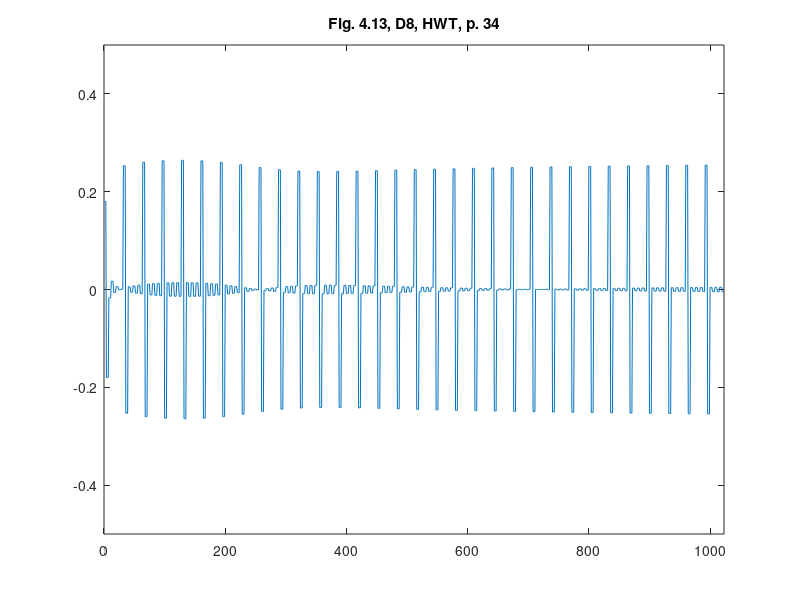

Write the MATLAB code that produced this figure.
%% ========================================================================
%% Programmatic octave notes on "Ripples in Mathematics" by A. Jensen
%% and A. la Cour-Harbo written with a deep gratitude to the authors for
%% this wonderful text. 
%% 
%% Reconstruction of graphs in Figure 4.13, top, p.34, Ch 04, D8, HWT
%%
%% Author: Vladimir Kulyukin
%% 
%% NB: I have tested this code in Octave 4.
%% =========================================================================
t = [0:1023];

y_fig_4_13_d8_p34 = [
0.1799552232039107
0.1799552232039107
0.1799552232039107
0.1799552232039107
-0.1799552232039107
-0.1799552232039107
-0.1799552232039107
-0.1799552232039107
-0.016892061650047415
-0.016892061650047415
-0.016892061650047415
-0.016892061650047415
0.016892061650047415
0.016892061650047415
0.016892061650047415
0.016892061650047415
-0.006097172353865531
-0.006097172353865531
-0.006097172353865531
-0.006097172353865531
0.006097172353865531
0.006097172353865531
0.006097172353865531
0.006097172353865531
-5.302201058859922E-4
-5.302201058859922E-4
-5.302201058859922E-4
-5.302201058859922E-4
5.302201058859922E-4
5.302201058859922E-4
5.302201058859922E-4
5.302201058859922E-4
0.2530123996171966
0.2530123996171966
0.2530123996171966
0.2530123996171966
-0.2530123996171966
-0.2530123996171966
-0.2530123996171966
-0.2530123996171966
0.00552056289589009
0.00552056289589009
0.00552056289589009
0.00552056289589009
-0.00552056289589009
-0.00552056289589009
-0.00552056289589009
-0.00552056289589009
0.007414170490715908
0.007414170490715908
0.007414170490715908
0.007414170490715908
-0.007414170490715908
-0.007414170490715908
-0.007414170490715908
-0.007414170490715908
0.008904247750109893
0.008904247750109893
0.008904247750109893
0.008904247750109893
-0.008904247750109893
-0.008904247750109893
-0.008904247750109893
-0.008904247750109893
0.2601085024944357
0.2601085024944357
0.2601085024944357
0.2601085024944357
-0.2601085024944357
-0.2601085024944357
-0.2601085024944357
-0.2601085024944357
0.011097069839485052
0.011097069839485052
0.011097069839485052
0.011097069839485052
-0.011097069839485052
-0.011097069839485052
-0.011097069839485052
-0.011097069839485052
0.01191335502218138
0.01191335502218138
0.01191335502218138
0.01191335502218138
-0.01191335502218138
-0.01191335502218138
-0.01191335502218138
-0.01191335502218138
0.012584540611368485
0.012584540611368485
0.012584540611368485
0.012584540611368485
-0.012584540611368485
-0.012584540611368485
-0.012584540611368485
-0.012584540611368485
0.2631273109364242
0.2631273109364242
0.2631273109364242
0.2631273109364242
-0.2631273109364242
-0.2631273109364242
-0.2631273109364242
-0.2631273109364242
0.013551179482633622
0.013551179482633622
0.013551179482633622
0.013551179482633622
-0.013551179482633622
-0.013551179482633622
-0.013551179482633622
-0.013551179482633622
0.013860546554516294
0.013860546554516294
0.013860546554516294
0.013860546554516294
-0.013860546554516294
-0.013860546554516294
-0.013860546554516294
-0.013860546554516294
0.014056065141060002
0.014056065141060002
0.014056065141060002
0.014056065141060002
-0.014056065141060002
-0.014056065141060002
-0.014056065141060002
-0.014056065141060002
0.26413563446753885
0.26413563446753885
0.26413563446753885
0.26413563446753885
-0.26413563446753885
-0.26413563446753885
-0.26413563446753885
-0.26413563446753885
0.014095210890538055
0.014095210890538055
0.014095210890538055
0.014095210890538055
-0.014095210890538055
-0.014095210890538055
-0.014095210890538055
-0.014095210890538055
0.013929555478740556
0.013929555478740556
0.013929555478740556
0.013929555478740556
-0.013929555478740556
-0.013929555478740556
-0.013929555478740556
-0.013929555478740556
0.013632994659859256
0.013632994659859256
0.013632994659859256
0.013632994659859256
-0.013632994659859256
-0.013632994659859256
-0.013632994659859256
-0.013632994659859256
0.2632002383528937
0.2632002383528937
0.2632002383528937
0.2632002383528937
-0.2632002383528937
-0.2632002383528937
-0.2632002383528937
-0.2632002383528937
0.012627270224377372
0.012627270224377372
0.012627270224377372
0.012627270224377372
-0.012627270224377372
-0.012627270224377372
-0.012627270224377372
-0.012627270224377372
0.011912292749924112
0.011912292749924112
0.011912292749924112
0.011912292749924112
-0.011912292749924112
-0.011912292749924112
-0.011912292749924112
-0.011912292749924112
0.011056674948370938
0.011056674948370938
0.011056674948370938
0.011056674948370938
-0.011056674948370938
-0.011056674948370938
-0.011056674948370938
-0.011056674948370938
0.2600658160642332
0.2600658160642332
0.2600658160642332
0.2600658160642332
-0.2600658160642332
-0.2600658160642332
-0.2600658160642332
-0.2600658160642332
0.008949810877667585
0.008949810877667585
0.008949810877667585
0.008949810877667585
-0.008949810877667585
-0.008949810877667585
-0.008949810877667585
-0.008949810877667585
0.007723791080693
0.007723791080693
0.007723791080693
0.007723791080693
-0.007723791080693
-0.007723791080693
-0.007723791080693
-0.007723791080693
0.0064078315060826395
0.0064078315060826395
0.0064078315060826395
0.0064078315060826395
-0.0064078315060826395
-0.0064078315060826395
-0.0064078315060826395
-0.0064078315060826395
0.25502635492495035
0.25502635492495035
0.25502635492495035
0.25502635492495035
-0.25502635492495035
-0.25502635492495035
-0.25502635492495035
-0.25502635492495035
0.003607041274694336
0.003607041274694336
0.003607041274694336
0.003607041274694336
-0.003607041274694336
-0.003607041274694336
-0.003607041274694336
-0.003607041274694336
0.0021793329571289104
0.0021793329571289104
0.0021793329571289104
0.0021793329571289104
-0.0021793329571289104
-0.0021793329571289104
-0.0021793329571289104
-0.0021793329571289104
7.727058636341378E-4
7.727058636341378E-4
7.727058636341378E-4
7.727058636341378E-4
-7.727058636341378E-4
-7.727058636341378E-4
-7.727058636341378E-4
-7.727058636341378E-4
0.24941492363586912
0.24941492363586912
0.24941492363586912
0.24941492363586912
-0.24941492363586912
-0.24941492363586912
-0.24941492363586912
-0.24941492363586912
-0.0018695044332582237
-0.0018695044332582237
-0.0018695044332582237
-0.0018695044332582237
0.0018695044332582237
0.0018695044332582237
0.0018695044332582237
0.0018695044332582237
-0.003060484484527452
-0.003060484484527452
-0.003060484484527452
-0.003060484484527452
0.003060484484527452
0.003060484484527452
0.003060484484527452
0.003060484484527452
-0.004143016488189749
-0.004143016488189749
-0.004143016488189749
-0.004143016488189749
0.004143016488189749
0.004143016488189749
0.004143016488189749
0.004143016488189749
0.2448926252334221
0.2448926252334221
0.2448926252334221
0.2448926252334221
-0.2448926252334221
-0.2448926252334221
-0.2448926252334221
-0.2448926252334221
-0.005948850818901423
-0.005948850818901423
-0.005948850818901423
-0.005948850818901423
0.005948850818901423
0.005948850818901423
0.005948850818901423
0.005948850818901423
-0.006667168112833035
-0.006667168112833035
-0.006667168112833035
-0.006667168112833035
0.006667168112833035
0.006667168112833035
0.006667168112833035
0.006667168112833035
-0.007265697596596169
-0.007265697596596169
-0.007265697596596169
-0.007265697596596169
0.007265697596596169
0.007265697596596169
0.007265697596596169
0.007265697596596169
0.24224940433183773
0.24224940433183773
0.24224940433183773
0.24224940433183773
-0.24224940433183773
-0.24224940433183773
-0.24224940433183773
-0.24224940433183773
-0.00812996239810082
-0.00812996239810082
-0.00812996239810082
-0.00812996239810082
0.00812996239810082
0.00812996239810082
0.00812996239810082
0.00812996239810082
-0.008413086861613654
-0.008413086861613654
-0.008413086861613654
-0.008413086861613654
0.008413086861613654
0.008413086861613654
0.008413086861613654
0.008413086861613654
-0.00860981633668406
-0.00860981633668406
-0.00860981633668406
-0.00860981633668406
0.00860981633668406
0.00860981633668406
0.00860981633668406
0.00860981633668406
0.24126993845172434
0.24126993845172434
0.24126993845172434
0.24126993845172434
-0.24126993845172434
-0.24126993845172434
-0.24126993845172434
-0.24126993845172434
-0.008783432835139325
-0.008783432835139325
-0.008783432835139325
-0.008783432835139325
0.008783432835139325
0.008783432835139325
0.008783432835139325
0.008783432835139325
-0.00877899179430766
-0.00877899179430766
-0.00877899179430766
-0.00877899179430766
0.00877899179430766
0.00877899179430766
0.00877899179430766
0.00877899179430766
-0.008725098254441952
-0.008725098254441952
-0.008725098254441952
-0.008725098254441952
0.008725098254441952
0.008725098254441952
0.008725098254441952
0.008725098254441952
0.2413706683383727
0.2413706683383727
0.2413706683383727
0.2413706683383727
-0.2413706683383727
-0.2413706683383727
-0.2413706683383727
-0.2413706683383727
-0.008498467588730711
-0.008498467588730711
-0.008498467588730711
-0.008498467588730711
0.008498467588730711
0.008498467588730711
0.008498467588730711
0.008498467588730711
-0.008338492903019383
-0.008338492903019383
-0.008338492903019383
-0.008338492903019383
0.008338492903019383
0.008338492903019383
0.008338492903019383
0.008338492903019383
-0.008154646323878354
-0.008154646323878354
-0.008154646323878354
-0.008154646323878354
0.008154646323878354
0.008154646323878354
0.008154646323878354
0.008154646323878354
0.24204852582518388
0.24204852582518388
0.24204852582518388
0.24204852582518388
-0.24204852582518388
-0.24204852582518388
-0.24204852582518388
-0.24204852582518388
-0.007732893824739683
-0.007732893824739683
-0.007732893824739683
-0.007732893824739683
0.007732893824739683
0.007732893824739683
0.007732893824739683
0.007732893824739683
-0.0075022595270944886
-0.0075022595270944886
-0.0075022595270944886
-0.0075022595270944886
0.0075022595270944886
0.0075022595270944886
0.0075022595270944886
0.0075022595270944886
-0.007262427102404432
-0.007262427102404432
-0.007262427102404432
-0.007262427102404432
0.007262427102404432
0.007262427102404432
0.007262427102404432
0.007262427102404432
0.24298418477948827
0.24298418477948827
0.24298418477948827
0.24298418477948827
-0.24298418477948827
-0.24298418477948827
-0.24298418477948827
-0.24298418477948827
-0.006764461993797431
-0.006764461993797431
-0.006764461993797431
-0.006764461993797431
0.006764461993797431
0.006764461993797431
0.006764461993797431
0.006764461993797431
-0.006510076264782726
-0.006510076264782726
-0.006510076264782726
-0.006510076264782726
0.006510076264782726
0.006510076264782726
0.006510076264782726
0.006510076264782726
-0.006254083427005007
-0.006254083427005007
-0.006254083427005007
-0.006254083427005007
0.006254083427005007
0.006254083427005007
0.006254083427005007
0.006254083427005007
0.2440023340871665
0.2440023340871665
0.2440023340871665
0.2440023340871665
-0.2440023340871665
-0.2440023340871665
-0.2440023340871665
-0.2440023340871665
-0.005741798660754526
-0.005741798660754526
-0.005741798660754526
-0.005741798660754526
0.005741798660754526
0.005741798660754526
0.005741798660754526
0.005741798660754526
-0.00548727997227566
-0.00548727997227566
-0.00548727997227566
-0.00548727997227566
0.00548727997227566
0.00548727997227566
0.00548727997227566
0.00548727997227566
-0.005234758210948375
-0.005234758210948375
-0.005234758210948375
-0.005234758210948375
0.005234758210948375
0.005234758210948375
0.005234758210948375
0.005234758210948375
0.24501524519789258
0.24501524519789258
0.24501524519789258
0.24501524519789258
-0.24501524519789258
-0.24501524519789258
-0.24501524519789258
-0.24501524519789258
-0.004737683975353567
-0.004737683975353567
-0.004737683975353567
-0.004737683975353567
0.004737683975353567
0.004737683975353567
0.004737683975353567
0.004737683975353567
-0.004493869662064386
-0.004493869662064386
-0.004493869662064386
-0.004493869662064386
0.004493869662064386
0.004493869662064386
0.004493869662064386
0.004493869662064386
-0.004253559923746985
-0.004253559923746985
-0.004253559923746985
-0.004253559923746985
0.004253559923746985
0.004253559923746985
0.004253559923746985
0.004253559923746985
0.2459830607518601
0.2459830607518601
0.2459830607518601
0.2459830607518601
-0.2459830607518601
-0.2459830607518601
-0.2459830607518601
-0.2459830607518601
-0.0037841390113442226
-0.0037841390113442226
-0.0037841390113442226
-0.0037841390113442226
0.0037841390113442226
0.0037841390113442226
0.0037841390113442226
0.0037841390113442226
-0.0035552463675577735
-0.0035552463675577735
-0.0035552463675577735
-0.0035552463675577735
0.0035552463675577735
0.0035552463675577735
0.0035552463675577735
0.0035552463675577735
-0.003330311794118967
-0.003330311794118967
-0.003330311794118967
-0.003330311794118967
0.003330311794118967
0.003330311794118967
0.003330311794118967
0.003330311794118967
0.246890644511056
0.246890644511056
0.246890644511056
0.246890644511056
-0.246890644511056
-0.246890644511056
-0.246890644511056
-0.246890644511056
-0.0028923727901687397
-0.0028923727901687397
-0.0028923727901687397
-0.0028923727901687397
0.0028923727901687397
0.0028923727901687397
0.0028923727901687397
0.0028923727901687397
-0.002679338763802885
-0.002679338763802885
-0.002679338763802885
-0.002679338763802885
0.002679338763802885
0.002679338763802885
0.002679338763802885
0.002679338763802885
-0.002470212084237921
-0.002470212084237921
-0.002470212084237921
-0.002470212084237921
0.002470212084237921
0.002470212084237921
0.002470212084237921
0.002470212084237921
0.24773506168572487
0.24773506168572487
0.24773506168572487
0.24773506168572487
-0.24773506168572487
-0.24773506168572487
-0.24773506168572487
-0.24773506168572487
-0.0020634526756728717
-0.0020634526756728717
-0.0020634526756728717
-0.0020634526756728717
0.0020634526756728717
0.0020634526756728717
0.0020634526756728717
0.0020634526756728717
-0.0018656823877333248
-0.0018656823877333248
-0.0018656823877333248
-0.0018656823877333248
0.0018656823877333248
0.0018656823877333248
0.0018656823877333248
0.0018656823877333248
-0.0016715486399252464
-0.0016715486399252464
-0.0016715486399252464
-0.0016715486399252464
0.0016715486399252464
0.0016715486399252464
0.0016715486399252464
0.0016715486399252464
0.24851903174530607
0.24851903174530607
0.24851903174530607
0.24851903174530607
-0.24851903174530607
-0.24851903174530607
-0.24851903174530607
-0.24851903174530607
-0.0012938550882085618
-0.0012938550882085618
-0.0012938550882085618
-0.0012938550882085618
0.0012938550882085618
0.0012938550882085618
0.0012938550882085618
0.0012938550882085618
-0.001110121209656478
-0.001110121209656478
-0.001110121209656478
-0.001110121209656478
0.001110121209656478
0.001110121209656478
0.001110121209656478
0.001110121209656478
-9.296778936191962E-4
-9.296778936191962E-4
-9.296778936191962E-4
-9.296778936191962E-4
9.296778936191962E-4
9.296778936191962E-4
9.296778936191962E-4
9.296778936191962E-4
0.24924756354508645
0.24924756354508645
0.24924756354508645
0.24924756354508645
-0.24924756354508645
-0.24924756354508645
-0.24924756354508645
-0.24924756354508645
-5.783089508889504E-4
-5.783089508889504E-4
-5.783089508889504E-4
-5.783089508889504E-4
5.783089508889504E-4
5.783089508889504E-4
5.783089508889504E-4
5.783089508889504E-4
-4.072087724756867E-4
-4.072087724756867E-4
-4.072087724756867E-4
-4.072087724756867E-4
4.072087724756867E-4
4.072087724756867E-4
4.072087724756867E-4
4.072087724756867E-4
-2.3905114211431042E-4
-2.3905114211431042E-4
-2.3905114211431042E-4
-2.3905114211431042E-4
2.3905114211431042E-4
2.3905114211431042E-4
2.3905114211431042E-4
2.3905114211431042E-4
0.24992624646596456
0.24992624646596456
0.24992624646596456
0.24992624646596456
-0.24992624646596456
-0.24992624646596456
-0.24992624646596456
-0.24992624646596456
8.876396990920019E-5
8.876396990920019E-5
8.876396990920019E-5
8.876396990920019E-5
-8.876396990920019E-5
-8.876396990920019E-5
-8.876396990920019E-5
-8.876396990920019E-5
2.485783775807437E-4
2.485783775807437E-4
2.485783775807437E-4
2.485783775807437E-4
-2.485783775807437E-4
-2.485783775807437E-4
-2.485783775807437E-4
-2.485783775807437E-4
4.057635273947423E-4
4.057635273947423E-4
4.057635273947423E-4
4.057635273947423E-4
-4.057635273947423E-4
-4.057635273947423E-4
-4.057635273947423E-4
-4.057635273947423E-4
0.25056038986439316
0.25056038986439316
0.25056038986439316
0.25056038986439316
-0.25056038986439316
-0.25056038986439316
-0.25056038986439316
-0.25056038986439316
7.125242444354639E-4
7.125242444354639E-4
7.125242444354639E-4
7.125242444354639E-4
-7.125242444354639E-4
-7.125242444354639E-4
-7.125242444354639E-4
-7.125242444354639E-4
8.622297603878558E-4
8.622297603878558E-4
8.622297603878558E-4
8.622297603878558E-4
-8.622297603878558E-4
-8.622297603878558E-4
-8.622297603878558E-4
-8.622297603878558E-4
0.0010095655850351768
0.0010095655850351768
0.0010095655850351768
0.0010095655850351768
-0.0010095655850351768
-0.0010095655850351768
-0.0010095655850351768
-0.0010095655850351768
0.2511545868261383
0.2511545868261383
0.2511545868261383
0.2511545868261383
-0.2511545868261383
-0.2511545868261383
-0.2511545868261383
-0.2511545868261383
0.0012973443896799883
0.0012973443896799883
0.0012973443896799883
0.0012973443896799883
-0.0012973443896799883
-0.0012973443896799883
-0.0012973443896799883
-0.0012973443896799883
0.0014378848478440174
0.0014378848478440174
0.0014378848478440174
0.0014378848478440174
-0.0014378848478440174
-0.0014378848478440174
-0.0014378848478440174
-0.0014378848478440174
0.0015762503087125566
0.0015762503087125566
0.0015762503087125566
0.0015762503087125566
-0.0015762503087125566
-0.0015762503087125566
-0.0015762503087125566
-0.0015762503087125566
0.251712478285035
0.251712478285035
0.251712478285035
0.251712478285035
-0.251712478285035
-0.251712478285035
-0.251712478285035
-0.251712478285035
0.0018466015597482506
0.0018466015597482506
0.0018466015597482506
0.0018466015597482506
-0.0018466015597482506
-0.0018466015597482506
-0.0018466015597482506
-0.0018466015597482506
0.0019786480461891904
0.0019786480461891904
0.0019786480461891904
0.0019786480461891904
-0.0019786480461891904
-0.0019786480461891904
-0.0019786480461891904
-0.0019786480461891904
0.002108640641192316
0.002108640641192316
0.002108640641192316
0.002108640641192316
-0.002108640641192316
-0.002108640641192316
-0.002108640641192316
-0.002108640641192316
0.2522365970694623
0.2522365970694623
0.2522365970694623
0.2522365970694623
-0.2522365970694623
-0.2522365970694623
-0.2522365970694623
-0.2522365970694623
0.002362529717803263
0.002362529717803263
0.002362529717803263
0.002362529717803263
-0.002362529717803263
-0.002362529717803263
-0.002362529717803263
-0.002362529717803263
0.002486445457959951
0.002486445457959951
0.002486445457959951
0.002486445457959951
-0.002486445457959951
-0.002486445457959951
-0.002486445457959951
-0.002486445457959951
0.002608345456974692
0.002608345456974692
0.002608345456974692
0.002608345456974692
-0.002608345456974692
-0.002608345456974692
-0.002608345456974692
-0.002608345456974692
0.2527282249741321
0.2527282249741321
0.2527282249741321
0.2527282249741321
-0.2527282249741321
-0.2527282249741321
-0.2527282249741321
-0.2527282249741321
0.0028460731437003335
0.0028460731437003335
0.0028460731437003335
0.0028460731437003335
-0.0028460731437003335
-0.0028460731437003335
-0.0028460731437003335
-0.0028460731437003335
0.0029618727428522003
0.0029618727428522003
0.0029618727428522003
0.0029618727428522003
-0.0029618727428522003
-0.0029618727428522003
-0.0029618727428522003
-0.0029618727428522003
0.0030755999442991784
0.0030755999442991784
0.0030755999442991784
0.0030755999442991784
-0.0030755999442991784
-0.0030755999442991784
-0.0030755999442991784
-0.0030755999442991784
0.25318722405336846
0.25318722405336846
0.25318722405336846
0.25318722405336846
-0.25318722405336846
-0.25318722405336846
-0.25318722405336846
-0.25318722405336846
0.003296707229440365
0.003296707229440365
0.003296707229440365
0.003296707229440365
-0.003296707229440365
-0.003296707229440365
-0.003296707229440365
-0.003296707229440365
0.003404004191901566
0.003404004191901566
0.003404004191901566
0.003404004191901566
-0.003404004191901566
-0.003404004191901566
-0.003404004191901566
-0.003404004191901566
0.003509061911016075
0.003509061911016075
0.003509061911016075
0.003509061911016075
-0.003509061911016075
-0.003509061911016075
-0.003509061911016075
-0.003509061911016075
0.2536118192844168
0.2536118192844168
0.2536118192844168
0.2536118192844168
-0.2536118192844168
-0.2536118192844168
-0.2536118192844168
-0.2536118192844168
0.003712206800256356
0.003712206800256356
0.003712206800256356
0.003712206800256356
-0.003712206800256356
-0.003712206800256356
-0.003712206800256356
-0.003712206800256356
0.00381014618844111
0.00381014618844111
0.00381014618844111
0.00381014618844111
-0.00381014618844111
-0.00381014618844111
-0.00381014618844111
-0.00381014618844111
0.003905550061812423
0.003905550061812423
0.003905550061812423
0.003905550061812423
-0.003905550061812423
-0.003905550061812423
-0.003905550061812423
-0.003905550061812423
0.2539983215496592
0.2539983215496592
0.2539983215496592
0.2539983215496592
-0.2539983215496592
-0.2539983215496592
-0.2539983215496592
-0.2539983215496592
0.004088353926508525
0.004088353926508525
0.004088353926508525
0.004088353926508525
-0.004088353926508525
-0.004088353926508525
-0.004088353926508525
-0.004088353926508525
0.0041755302398142615
0.0041755302398142615
0.0041755302398142615
0.0041755302398142615
-0.0041755302398142615
-0.0041755302398142615
-0.0041755302398142615
-0.0041755302398142615
0.004259722940890442
0.004259722940890442
0.004259722940890442
0.004259722940890442
-0.004259722940890442
-0.004259722940890442
-0.004259722940890442
-0.004259722940890442
0.25434079352429
0.25434079352429
0.25434079352429
0.25434079352429
-0.25434079352429
-0.25434079352429
-0.25434079352429
-0.25434079352429
0.004418592181746227
0.004418592181746227
0.004418592181746227
0.004418592181746227
-0.004418592181746227
-0.004418592181746227
-0.004418592181746227
-0.004418592181746227
0.004492957477836567
0.004492957477836567
0.004492957477836567
0.004492957477836567
-0.004492957477836567
-0.004492957477836567
-0.004492957477836567
-0.004492957477836567
0.004563716055677124
0.004563716055677124
0.004563716055677124
0.004563716055677124
-0.004563716055677124
-0.004563716055677124
-0.004563716055677124
-0.004563716055677124
];

figure;
plot(t, y_fig_4_13_d8_p34);
xlim([0 1023]);
ylim([-0.5 0.5]);
title('Fig. 4.13, D8, HWT, p. 34');
